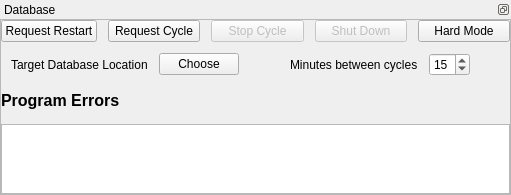
      <widget class="QWidget" name="databaseTab">
       <attribute name="title">
        <string>Database</string>
       </attribute>
       <layout class="QHBoxLayout" name="horizontalLayout_12">
        <property name="spacing">
         <number>0</number>
        </property>
        <property name="leftMargin">
         <number>0</number>
        </property>
        <property name="topMargin">
         <number>0</number>
        </property>
        <property name="rightMargin">
         <number>0</number>
        </property>
        <property name="bottomMargin">
         <number>0</number>
        </property>
        <item>
         <widget class="QDockWidget" name="dbDock">
          <property name="sizePolicy">
           <sizepolicy hsizetype="Expanding" vsizetype="Expanding">
            <horstretch>0</horstretch>
            <verstretch>0</verstretch>
           </sizepolicy>
          </property>
          <property name="features">
           <set>QDockWidget::DockWidgetFeature::DockWidgetFloatable|QDockWidget::DockWidgetFeature::DockWidgetMovable</set>
          </property>
          <property name="windowTitle">
           <string>Database</string>
          </property>
          <widget class="QWidget" name="dbDockContents">
           <layout class="QHBoxLayout" name="horizontalLayout_20" stretch="0">
            <property name="spacing">
             <number>0</number>
            </property>
            <property name="leftMargin">
             <number>0</number>
            </property>
            <property name="topMargin">
             <number>0</number>
            </property>
            <property name="rightMargin">
             <number>0</number>
            </property>
            <property name="bottomMargin">
             <number>0</number>
            </property>
            <item>
             <widget class="QFrame" name="dbFrame">
              <property name="sizePolicy">
               <sizepolicy hsizetype="Expanding" vsizetype="Expanding">
                <horstretch>0</horstretch>
                <verstretch>0</verstretch>
               </sizepolicy>
              </property>
              <property name="frameShape">
               <enum>QFrame::Shape::StyledPanel</enum>
              </property>
              <property name="frameShadow">
               <enum>QFrame::Shadow::Raised</enum>
              </property>
              <property name="lineWidth">
               <number>1</number>
              </property>
              <layout class="QVBoxLayout" name="verticalLayout_7" stretch="0,1">
               <property name="spacing">
                <number>9</number>
               </property>
               <property name="leftMargin">
                <number>0</number>
               </property>
               <property name="topMargin">
                <number>0</number>
               </property>
               <property name="rightMargin">
                <number>0</number>
               </property>
               <property name="bottomMargin">
                <number>0</number>
               </property>
               <item>
                <layout class="QVBoxLayout" name="verticalLayout_5">
                 <property name="spacing">
                  <number>11</number>
                 </property>
                 <item>
                  <layout class="QHBoxLayout" name="horizontalLayout_13">
                   <item>
                    <widget class="QPushButton" name="requestDbRestartButton">
                     <property name="toolTip">
                      <string>Ask the target database to restart</string>
                     </property>
                     <property name="text">
                      <string>Request Restart</string>
                     </property>
                    </widget>
                   </item>
                   <item>
                    <widget class="QPushButton" name="requestDbCycleButton">
                     <property name="toolTip">
                      <string>Ask the target database to begin another selection cycle</string>
                     </property>
                     <property name="text">
                      <string>Request Cycle</string>
                     </property>
                    </widget>
                   </item>
                   <item>
                    <widget class="QPushButton" name="stopDbCycleButton">
                     <property name="enabled">
                      <bool>false</bool>
                     </property>
                     <property name="toolTip">
                      <string>Unimplemented. Use &quot;Abort&quot; in the Processes window instead.</string>
                     </property>
                     <property name="text">
                      <string>Stop Cycle</string>
                     </property>
                    </widget>
                   </item>
                   <item>
                    <widget class="QPushButton" name="dbShutdownButton">
                     <property name="enabled">
                      <bool>false</bool>
                     </property>
                     <property name="toolTip">
                      <string>Unimplemented. Use &quot;Abort&quot; in the Processes window instead.</string>
                     </property>
                     <property name="text">
                      <string>Shut Down</string>
                     </property>
                    </widget>
                   </item>
                   <item>
                    <widget class="QPushButton" name="hardModeButton">
                     <property name="toolTip">
                      <string>???</string>
                     </property>
                     <property name="text">
                      <string>Hard Mode</string>
                     </property>
                    </widget>
                   </item>
                  </layout>
                 </item>
                 <item>
                  <layout class="QHBoxLayout" name="horizontalLayout_15">
                   <item>
                    <layout class="QHBoxLayout" name="horizontalLayout_16">
                     <property name="leftMargin">
                      <number>10</number>
                     </property>
                     <item>
                      <widget class="QLabel" name="label_12">
                       <property name="sizePolicy">
                        <sizepolicy hsizetype="Preferred" vsizetype="Preferred">
                         <horstretch>0</horstretch>
                         <verstretch>0</verstretch>
                        </sizepolicy>
                       </property>
                       <property name="text">
                        <string>Target Database Location</string>
                       </property>
                      </widget>
                     </item>
                     <item>
                      <widget class="FileSelectionButton" name="databasePathChooseButton">
                       <property name="toolTip">
                        <string>Filepath of the target database</string>
                       </property>
                       <property name="text">
                        <string>Choose</string>
                       </property>
                      </widget>
                     </item>
                     <item>
                      <spacer name="horizontalSpacer_5">
                       <property name="orientation">
                        <enum>Qt::Orientation::Horizontal</enum>
                       </property>
                       <property name="sizeHint" stdset="0">
                        <size>
                         <width>40</width>
                         <height>20</height>
                        </size>
                       </property>
                      </spacer>
                     </item>
                    </layout>
                   </item>
                   <item>
                    <widget class="QLabel" name="label_13">
                     <property name="sizePolicy">
                      <sizepolicy hsizetype="Preferred" vsizetype="Preferred">
                       <horstretch>0</horstretch>
                       <verstretch>0</verstretch>
                      </sizepolicy>
                     </property>
                     <property name="text">
                      <string>Minutes between cycles</string>
                     </property>
                    </widget>
                   </item>
                   <item>
                    <widget class="QSpinBox" name="minutesBetweenCyclesSpinBox">
                     <property name="sizePolicy">
                      <sizepolicy hsizetype="Expanding" vsizetype="Fixed">
                       <horstretch>0</horstretch>
                       <verstretch>0</verstretch>
                      </sizepolicy>
                     </property>
                     <property name="toolTip">
                      <string>How long the database should wait before doing another selection cycle</string>
                     </property>
                     <property name="minimum">
                      <number>1</number>
                     </property>
                     <property name="maximum">
                      <number>60</number>
                     </property>
                     <property name="value">
                      <number>15</number>
                     </property>
                    </widget>
                   </item>
                   <item>
                    <spacer name="horizontalSpacer_6">
                     <property name="orientation">
                      <enum>Qt::Orientation::Horizontal</enum>
                     </property>
                     <property name="sizeType">
                      <enum>QSizePolicy::Policy::Expanding</enum>
                     </property>
                     <property name="sizeHint" stdset="0">
                      <size>
                       <width>40</width>
                       <height>20</height>
                      </size>
                     </property>
                    </spacer>
                   </item>
                  </layout>
                 </item>
                </layout>
               </item>
               <item>
                <layout class="QVBoxLayout" name="verticalLayout_2" stretch="0,0">
                 <item>
                  <widget class="QLabel" name="label_3">
                   <property name="sizePolicy">
                    <sizepolicy hsizetype="Preferred" vsizetype="Preferred">
                     <horstretch>0</horstretch>
                     <verstretch>0</verstretch>
                    </sizepolicy>
                   </property>
                   <property name="minimumSize">
                    <size>
                     <width>0</width>
                     <height>30</height>
                    </size>
                   </property>
                   <property name="font">
                    <font>
                     <pointsize>12</pointsize>
                     <bold>true</bold>
                    </font>
                   </property>
                   <property name="text">
                    <string>Program Errors</string>
                   </property>
                   <property name="textFormat">
                    <enum>Qt::TextFormat::MarkdownText</enum>
                   </property>
                  </widget>
                 </item>
                 <item>
                  <widget class="QTableView" name="dbRuntimeErrorView">
                   <property name="sizePolicy">
                    <sizepolicy hsizetype="Expanding" vsizetype="Expanding">
                     <horstretch>0</horstretch>
                     <verstretch>0</verstretch>
                    </sizepolicy>
                   </property>
                   <property name="toolTip">
                    <string>Program runtime errors will appear here</string>
                   </property>
                   <property name="horizontalScrollBarPolicy">
                    <enum>Qt::ScrollBarPolicy::ScrollBarAsNeeded</enum>
                   </property>
                   <property name="sizeAdjustPolicy">
                    <enum>QAbstractScrollArea::SizeAdjustPolicy::AdjustToContents</enum>
                   </property>
                   <property name="editTriggers">
                    <set>QAbstractItemView::EditTrigger::NoEditTriggers</set>
                   </property>
                   <property name="dragDropOverwriteMode">
                    <bool>false</bool>
                   </property>
                   <property name="alternatingRowColors">
                    <bool>true</bool>
                   </property>
                   <property name="selectionMode">
                    <enum>QAbstractItemView::SelectionMode::SingleSelection</enum>
                   </property>
                   <property name="selectionBehavior">
                    <enum>QAbstractItemView::SelectionBehavior::SelectRows</enum>
                   </property>
                   <property name="textElideMode">
                    <enum>Qt::TextElideMode::ElideNone</enum>
                   </property>
                   <property name="verticalScrollMode">
                    <enum>QAbstractItemView::ScrollMode::ScrollPerPixel</enum>
                   </property>
                   <property name="horizontalScrollMode">
                    <enum>QAbstractItemView::ScrollMode::ScrollPerPixel</enum>
                   </property>
                   <property name="sortingEnabled">
                    <bool>true</bool>
                   </property>
                   <attribute name="horizontalHeaderCascadingSectionResizes">
                    <bool>true</bool>
                   </attribute>
                   <attribute name="horizontalHeaderStretchLastSection">
                    <bool>true</bool>
                   </attribute>
                   <attribute name="verticalHeaderCascadingSectionResizes">
                    <bool>true</bool>
                   </attribute>
                   <attribute name="verticalHeaderShowSortIndicator" stdset="0">
                    <bool>false</bool>
                   </attribute>
                   <attribute name="verticalHeaderStretchLastSection">
                    <bool>false</bool>
                   </attribute>
                  </widget>
                 </item>
                </layout>
               </item>
              </layout>
             </widget>
            </item>
           </layout>
          </widget>
         </widget>
        </item>
       </layout>
      </widget>
